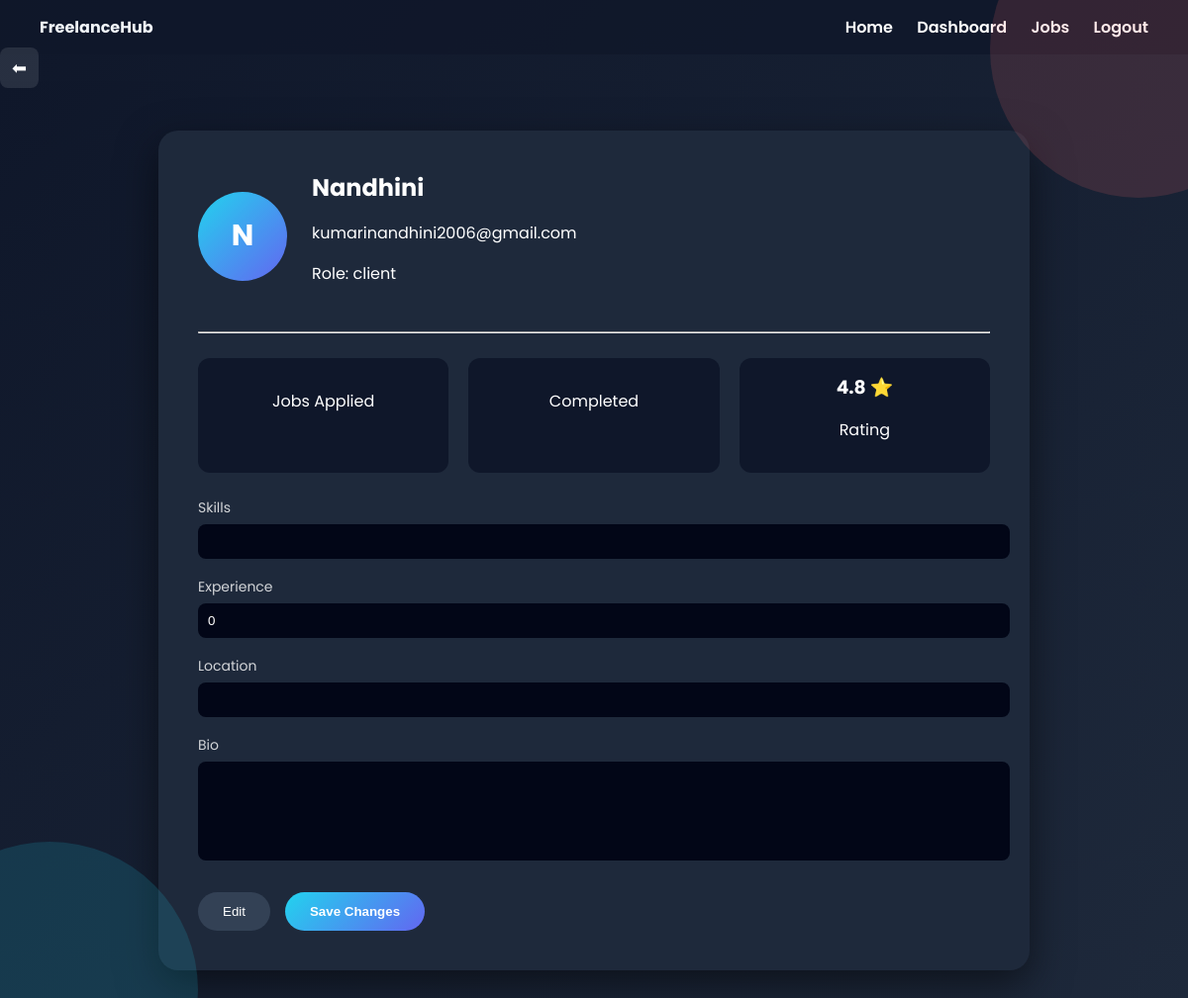
Before: /dashboard/profile/ (signed in) with the older database file.
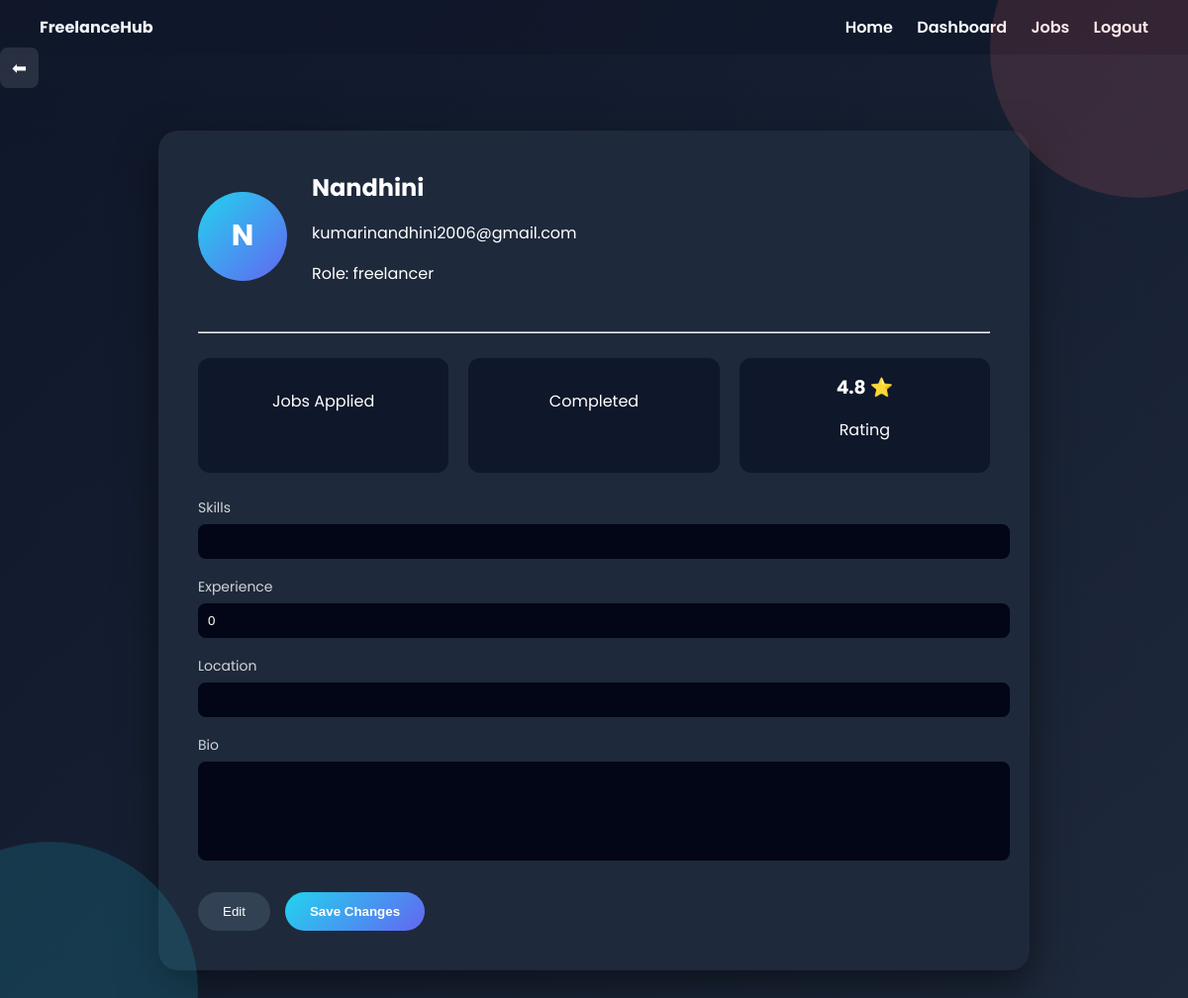
After: the same page with the newer database file.
### accounts/models.py (models this page shows, shortened)
class Profile(models.Model):
    ROLE_CHOICES = [
        ('client', 'Client'),
        ('freelancer', 'Freelancer'),
    ]
    user = models.OneToOneField(
        User,
        on_delete=models.CASCADE,
        related_name='profile'
    )
    role = models.CharField(max_length=20, choices=ROLE_CHOICES, default='client')
    bio = models.TextField(blank=True)
    experience = models.PositiveIntegerField(default=0)  # in years
    completed_projects = models.PositiveIntegerField(default=0)
    total_earned = models.DecimalField(max_digits=10, decimal_places=2, default=0.00)
    is_verified = models.BooleanField(default=False)
    created_at = models.DateTimeField(auto_now_add=True)

### accounts/views.py (the view)
# urls.py: path('dashboard/profile/', views.dashboard_profile, name='dashboard_profile'),
@login_required
def dashboard_profile(request):
    profile = request.user.profile
    if request.method == "POST":
        profile.bio = request.POST.get("bio")
        profile.experience = request.POST.get("experience")
        profile.save()
    return render(request, "accounts/dashboard_profile.html", {
        "profile": profile
    })

### accounts/templates/accounts/dashboard_profile.html (shortened to what this page needs)
{% extends "base.html" %}
{% block content %}
<div style="margin-bottom:20px;">
<a href="{% url 'dashboard' %}" style="
text-decoration:none;
color:white;
font-size:18px;
padding:8px 12px;
border-radius:8px;
background:rgba(255,255,255,0.1);
">
⬅
</a>
<div class="profile-page">
<div class="profile-card">
<div class="profile-header">
<div class="avatar">
{{ request.user.username|first|upper }}
</div>
<div>
<h2>{{ request.user.username }}</h2>
<p>{{ request.user.email }}</p>
<p>Role: {{ profile.role }}</p>
</div>
</div>
<hr>
<div class="stats">
<div class="stat-box">
<p>Jobs Applied</p>
</div>
<div class="stat-box">
<p>Completed</p>
</div>
<div class="stat-box">
<h3>4.8 ⭐</h3>
<p>Rating</p>
</div>
</div>
<form method="POST">
<div class="form-section">
<div class="form-group">
<label>Skills</label>
<input type="text" name="skills" value="{{ profile.skills }}">
</div>
<div class="form-group">
<label>Experience</label>
<input type="text" name="experience" value="{{ profile.experience }}">
</div>
<div class="form-group">
<label>Location</label>
<input type="text" name="location" value="{{ profile.location }}">
</div>
<div class="form-group">
<label>Bio</label>
<textarea name="bio">{{ profile.bio }}</textarea>
</div>
</div>
<div class="button-row">
<button type="button" class="edit-btn">Edit</button>
<button type="submit" class="save-btn">Save Changes</button>
</div>
</form>
</div>
</div>
{% endblock %}

Changed rows visible on the page:
changed Profile: role "client" → "freelancer"
